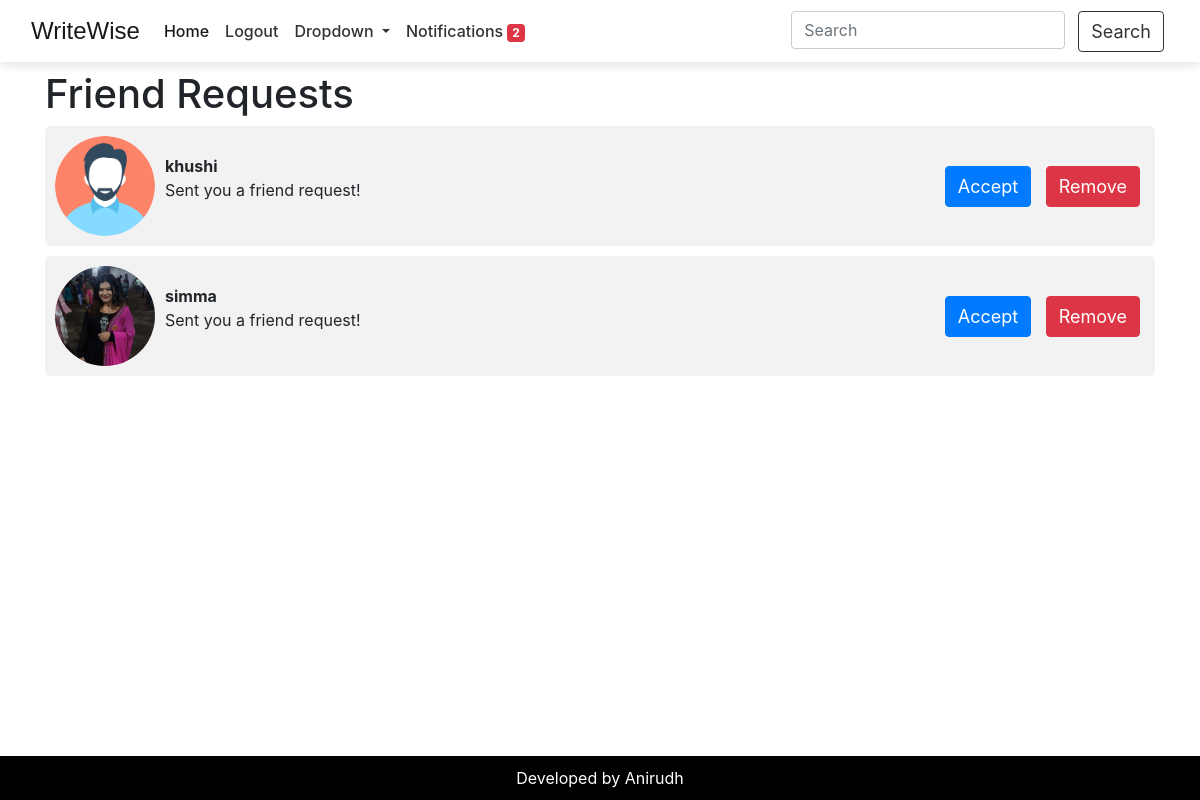
The page /user/follow_requests/ (signed in) on the database its author committed.
### userApp/models.py (models this page shows, shortened)
class FollowRequest(models.Model):
    from_user = models.ForeignKey(User, related_name='sent_requests', on_delete=models.CASCADE)
    to_user = models.ForeignKey(User, related_name='received_requests', on_delete=models.CASCADE)
    timestamp = models.DateTimeField(auto_now_add=True)
    is_accepted = models.BooleanField(default=False)

class UserProfile(models.Model):
    user = models.OneToOneField(User, on_delete=models.CASCADE, related_name="profile")
    profile_picture = models.ImageField(upload_to="profile/pictures", default="images\man.png", null=True, blank=True)
    bio = models.TextField(blank=True)
    is_private = models.BooleanField(default=False)
    followers = models.ManyToManyField(User, related_name='following', blank=True)
    following = models.ManyToManyField(User, related_name='followers', blank=True)

### userApp/views.py (the view)
# urls.py: path('follow_requests/', follow_request, name="follow-request"),
@login_required
def follow_request(request):
    try:
        follow_requests = FollowRequest.objects.filter(to_user=request.user, is_accepted=False)
        context = {
            'follow_requests': follow_requests
        }
        return render(request, 'userApp/follow_requests.html', context=context)
    except Exception as e:
        messages.error(request, f"Failed to retrieve follow requests: {str(e)}")
        return redirect('userApp:profile-page', request.user.username)

### userApp/context_processors.py (called while the page is built)
def notification_count(request):
    try:
        if request.user.is_authenticated:
            no_of_request = FollowRequest.objects.filter(to_user=request.user, is_accepted=False).count()
        else:
            no_of_request = 0
    except Exception as e:
        no_of_request = 0
    return {'notification_count': no_of_request}

### userApp/templates/userApp/follow_requests.html (shortened to what this page needs)
{% include "blogApp/base.html" %}
{% load static %}
<link rel="stylesheet" href="{%  static 'css/follow_requests.css' %}">
{% block content %}
<main>
    <div class="container">
        <h1>Friend Requests</h1>
        <div class="request-list">
            {% for request in follow_requests %}
            <div class="request-item">
                <div class="profile-picture">
                    <img src="{{ request.from_user.profile.profile_picture.url }}" alt="Profile Picture">
                </div>
                <div class="profile-info">
                    <strong>{{ request.from_user.username }}</strong>
                    <p>Sent you a friend request!</p>
                </div>
                <div class="button-group">
                    <a href="{% url 'userApp:accept-request' request.id %}" class="btn btn-primary">Accept</a>
                    <a href="{% url 'userApp:reject-request' request.id %}" class="btn btn-danger">Remove</a>
                </div>
            </div>
            {% endfor %}
        </div>
    </div>
</main>
{% endblock  %}

### blogApp/static/css/comment.css (style rules this page uses)
.profile-picture { width: 50px; height: 50px; border-radius: 50%; margin-right: 15px; object-fit: cover; }

### blogApp/static/css/blog_details.css (style rules this page uses)
.btn { font-size: 18px; margin: 0 5px; }

### userApp/static/css/follow_requests.css (style rules this page uses)
.request-item { display: flex; align-items: center; background-color: #f2f2f2; padding: 10px; border-radius: 5px; margin-bottom: 10px; }
.profile-picture { width: 100px; height: 100px; overflow: hidden; border-radius: 50%; margin-right: 10px; }
.profile-picture img { width: 100%; height: 100%; object-fit: cover; }
.profile-info { flex: 1; }
.button-group { margin-left: 10px; }

### rows shown on the page
FollowRequest: shows a picture, from_user.username "khushi"
FollowRequest: from_user.profile.profile_picture (picture), from_user.username "simma"

### other values the page prints
{{ notification_count }} "2"
